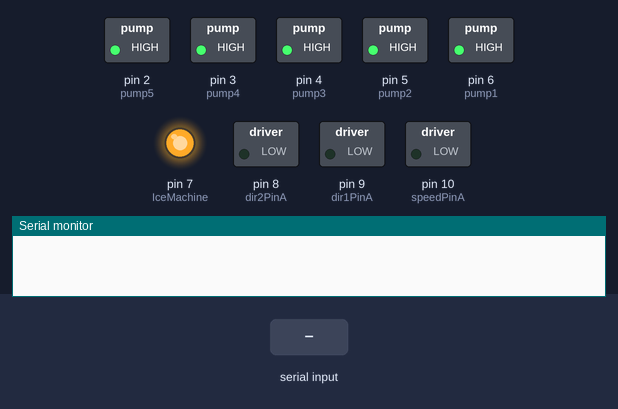
Recording of a sketch running on a simulated Arduino Uno, built with avr-gcc and run on an emulated ATmega328P. On the bench: switched loads named in the sketch (green lamp = pin HIGH), output pins drawn as LEDs (lit = HIGH), the last lines printed to the serial monitor. Dashed ring = blinking. Inputs (shaded band) come from the test bench.

Above: at 1.2 s.
1.3 s: "d" received over Serial
At 2.8 s:
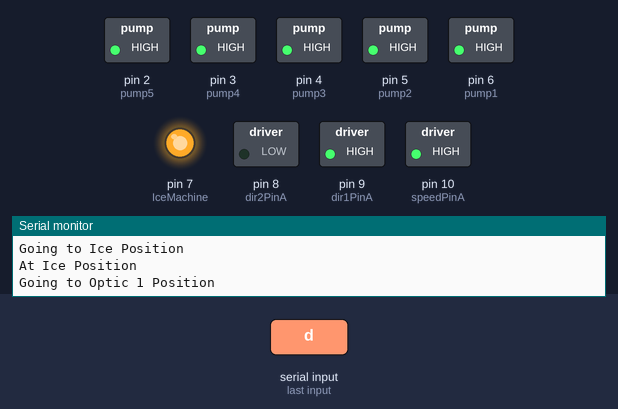
At 4.1 s:
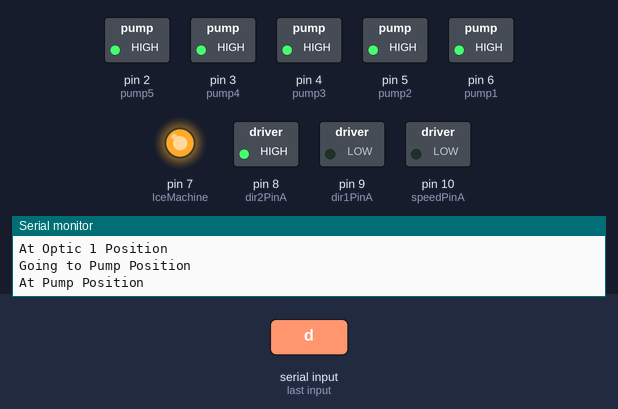
4.3 s: "i" received over Serial
At 4.6 s:
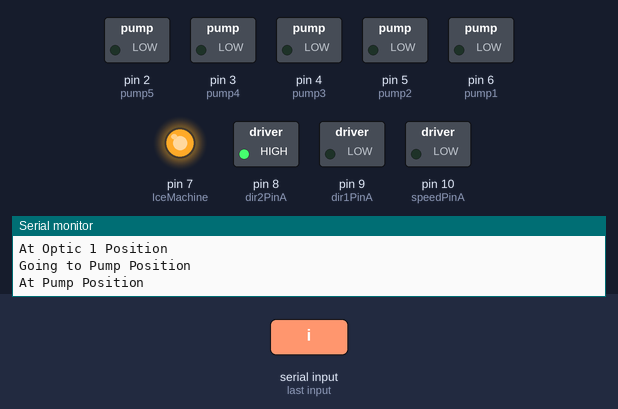
Timing chart, 0 to 9.3 s (numbered marks = the images above; inputs shaded):
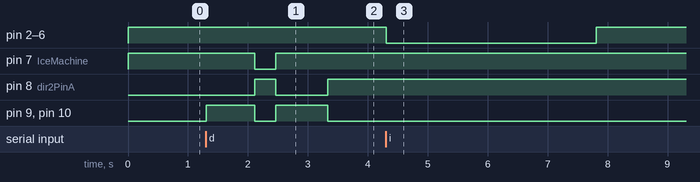

Measured:
- after the input at 1.3 s, pin 7 (IceMachine): HIGH → LOW after 0.81 s, → HIGH 0.35 s later; pin 8 (dir2PinA): LOW → HIGH after 0.81 s, → LOW 0.35 s later, → HIGH 0.87 s later; pin 9 (dir1PinA), pin 10 (speedPinA): alternates HIGH for 0.84 s and LOW for 0.35 s, starting at once
- after the input at 4.3 s, pin 2 (pump5), pin 3 (pump4), pin 4 (pump3), pin 5 (pump2), pin 6 (pump1): HIGH → LOW at once, → HIGH 3.5 s later

The sketch:

BarRobot.ino
```cpp
int dir1PinA = 9; // Motor Controller IN1
int dir2PinA = 8; // Motor Controller IN2
int speedPinA = 10; // EN 1

int IceMachine = 7; // IN 8
int pump1 = 6; // IN 7
int pump2 = 5; // IN 6
int pump3 = 4; // IN 5
int pump4 = 3; // IN 4
int pump5 = 2; // IN 3

int Lswitch = 7; // Holder right under switch part #1; Normally Open

bool AtHome = false;
int doOnce = 0;


void setup() {
  Serial.begin(1200); // Seting up for serial monitor

  pinMode(dir1PinA,OUTPUT);
  pinMode(dir2PinA,OUTPUT);
  pinMode(speedPinA,OUTPUT);

  pinMode(Lswitch,INPUT); // Receiving input

  pinMode(IceMachine, OUTPUT);
  pinMode(pump1, OUTPUT);
  pinMode(pump2, OUTPUT);
  pinMode(pump3, OUTPUT);
  pinMode(pump4, OUTPUT);
  pinMode(pump5, OUTPUT);

  // Auto Start Pumps Deactivated
  digitalWrite(IceMachine, HIGH);
  digitalWrite(pump1, HIGH);
  digitalWrite(pump2, HIGH);
  digitalWrite(pump3, HIGH);
  digitalWrite(pump4, HIGH);
  digitalWrite(pump5, HIGH);
}

void loop() {

   if(Serial.available() > 0)
   {
     int inByte = Serial.read();

      switch(inByte)
      {
        case 'i':
          InitalizePumps();
          break;

        case 'd':
          ReturnHome();
          CupPosition();
          DispenseCup();
          IcePosition();
          DispenseIce();
          Optic1Position();
          PourShot();
          PumpPosition();
          break;

         default:
          break;

      }
   }

}

void InitalizePumps()
{
  digitalWrite(pump1, LOW);
  digitalWrite(pump2, LOW);
  digitalWrite(pump3, LOW);
  digitalWrite(pump4, LOW);
  digitalWrite(pump5, LOW);
  delay(3500);
  digitalWrite(pump1, HIGH);
  digitalWrite(pump2, HIGH);
  digitalWrite(pump3, HIGH);
  digitalWrite(pump4, HIGH);
  digitalWrite(pump5, HIGH);
}

void DispenseCup()
{

}

void PourShot()
{

}

void DispenseIce()
{
  digitalWrite(IceMachine, LOW);
  delay(350);
  digitalWrite(IceMachine, HIGH);
}


void StopMotor()
{
  analogWrite(speedPinA, 0);
  digitalWrite(dir1PinA, LOW);
  digitalWrite(dir2PinA, HIGH);
}

void MoveForward()
{
  analogWrite(speedPinA, 255);
  digitalWrite(dir1PinA, HIGH);
  digitalWrite(dir2PinA, LOW);
}

void MoveBackward()
{
  analogWrite(speedPinA, 255);
  digitalWrite(dir1PinA, LOW);
  digitalWrite(dir2PinA, HIGH);
}

void ReturnHome()
{
  if(digitalRead(Lswitch) == LOW) // Activates when switch is not being pressed
  {
    Serial.println("Returning Home");
    MoveBackward();
   }
  Serial.println("Returned Home");
  AtHome = true;
}

void CupPosition()
{
  AtHome = false;
  Serial.println("Going to Cup Position");
  MoveForward();
  delay(165);
  StopMotor();
  Serial.println("At Cup Position");
}

void IcePosition()
{
  AtHome = false;
  Serial.println("Going to Ice Position");
  MoveForward();
  delay(640);
  StopMotor();
  Serial.println("At Ice Position");
}

void Optic1Position()
{
  AtHome = false;
  Serial.println("Going to Optic 1 Position");
  MoveForward();
  delay(520);
  StopMotor();
  Serial.println("At Optic 1 Position");
}

void Optic2Position()
{
  AtHome = false;
  Serial.println("Going to Optic 2 Position");
  MoveForward();
  delay(300);
  StopMotor();
  Serial.println("At Optic 2 Position");
}

void Optic3Position()
{
  AtHome = false;
  Serial.println("Going to Optic 3 Position");
  MoveForward();
  delay(310);
  StopMotor();
  Serial.println("At Optic 3 Position");
}

void Optic4Position()
{
  AtHome = false;
  Serial.println("Going to Optic 4 Position");
  MoveForward();
  delay(310);
  StopMotor();
  Serial.println("At Optic 4 Position");
}

void Optic5Position()
{
  AtHome = false;
  Serial.println("Going to Optic 5 Position");
  MoveForward();
  delay(335);
  StopMotor();
  Serial.println("At Optic 5 Position");
}

void Optic6Position()
{
  AtHome = false;
  Serial.println("Going to Optic 6 Position");
  MoveForward();
  delay(310);
  StopMotor();
  Serial.println("At Optic 6 Position");
}

void PumpPosition()
{
  AtHome = false;
  Serial.println("Going to Pump Position");
  MoveForward();
  delay(345);
  StopMotor();
  Serial.println("At Pump Position");
}

void QuaterCup()
{
  digitalWrite(pump1, LOW);
  delay(750);
  digitalWrite(pump1, HIGH);
}

void HalfCup()
{
  digitalWrite(pump1, LOW);
  delay(1750);
  digitalWrite(pump1, HIGH);
}

void ThreeQuaterCup()
{
  digitalWrite(pump1, LOW);
  delay(3000);
  digitalWrite(pump1, HIGH);
}
```
